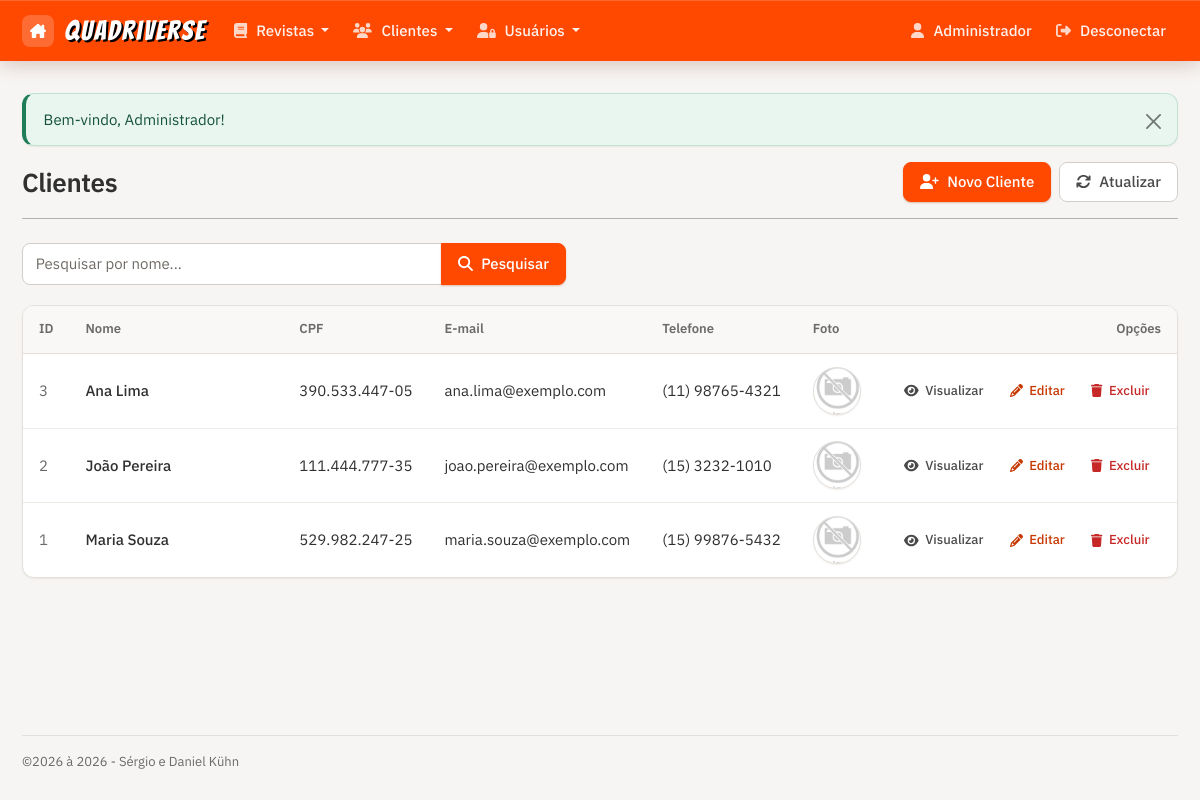
Screenshot of /customers/index.php (signed in) with the database file from the repository.
### tables this page shows
CREATE TABLE IF NOT EXISTS clientes (
  id int NOT NULL AUTO_INCREMENT PRIMARY KEY,
  nome varchar(50) NOT NULL,
  foto varchar(255) NOT NULL,
  cpf varchar(14) NOT NULL,
  email varchar(100) NOT NULL,
  telefone varchar(15) NOT NULL,
  datacadastro datetime NOT NULL,
  UNIQUE KEY uq_clientes_cpf (cpf),
  UNIQUE KEY uq_clientes_email (email)
) DEFAULT CHARSET=utf8 AUTO_INCREMENT=4;

### customers/function.php (called while the page is built, shortened)
<?php
function foto($foto)
{
	return imagem_url($foto);
}
function index()
{
	$filtro = trim($_GET['filtro'] ?? '');
	$clientes = search("clientes", "nome", $filtro);
}
?>

### inc/database.php (called while the page is built, shortened)
<?php
function open_database()
{
	try {
		$conn = new mysqli(DB_HOST, DB_USER, DB_PASSWORD, DB_NAME);
		$conn->set_charset("utf8");
		return $conn;
	} catch (Exception $e) {
		throw new Exception("Erro ao conectar no banco de dados\n {$e->getMessage()}");
	}
}
function search($table = null, $column = null, $term = "")
{
	$found = null;
	try {
		$database = open_database();
		$like = "%" . addcslashes($term, "%_\\") . "%";
		$stmt = $database->prepare("SELECT * FROM $table WHERE $column LIKE ? ORDER BY $column");
		$stmt->bind_param("s", $like);
		$stmt->execute();
		$result = $stmt->get_result();
		if ($result->num_rows > 0) {
			$found = $result->fetch_all(MYSQLI_ASSOC);
		}
	} catch (Exception $e) {
		$_SESSION['message'] = $e->GetMessage();
		$_SESSION['type'] = 'danger';
	}
	return $found;
}
?>

### inc/util.php (called while the page is built, shortened)
<?php
function imagem_url($foto)
{
	$arquivo = empty($foto) ? "SemImagem.png" : rawurlencode($foto);
	return htmlspecialchars(BASEURL . "img/" . $arquivo);
}

### customers/index.php (the view, shortened to what this page needs)
<?php
    include("function.php");
    index();
    include HEADER_TEMPLATE;
?>
<header class="page-header">
    <h2>Clientes</h2>
    <div class="page-actions">
        <a class="btn btn-primary" href="add.php"><i class="fa-solid fa-user-plus"></i> Novo Cliente</a>
        <a class="btn btn-outline-secondary" href="index.php"><i class="fa-solid fa-refresh"></i> Atualizar</a>
    </div>
</header>
<hr>
<div class="search-bar">
    <form action="index.php" method="get" role="search">
        <div class="input-group">
            <input type="search" class="form-control" name="filtro" maxlength="50" placeholder="Pesquisar por nome..."
                aria-label="Pesquisar cliente por nome" value="<?php echo htmlspecialchars($filtro); ?>">
            <button type="submit" class="btn btn-primary"><i class="fa-solid fa-magnifying-glass"></i> Pesquisar</button>
        </div>
    </form>
</div>
<div class="table-responsive table-card">
<table class="table table-hover">
    <thead>
        <tr>
            <th>ID</th>
            <th width="26%">Nome</th>
            <th>CPF</th>
            <th>E-mail</th>
            <th>Telefone</th>
            <th>Foto</th>
            <th>Opções</th>
        </tr>
    </thead>
    <tbody>
        <?php if ($clientes): ?>
            <?php foreach ($clientes as $cliente): ?>
                <tr>
                    <td><?php echo $cliente['id']; ?></td>
                    <td><?php echo htmlspecialchars($cliente['nome']); ?></td>
                    <td><?php echo htmlspecialchars($cliente['cpf']); ?></td>
                    <td><?php echo htmlspecialchars($cliente['email']); ?></td>
                    <td><?php echo htmlspecialchars($cliente['telefone']); ?></td>
                    <td>
                        <a href="view.php?id=<?php echo $cliente['id']; ?>">
                            <img src="<?php echo foto($cliente['foto']); ?>" class="foto-cliente"
                                alt="Foto de <?php echo htmlspecialchars($cliente['nome']); ?>">
                        </a>
                    </td>
                    <td class="actions text-end">
                        <a href="view.php?id=<?php echo $cliente['id']; ?>" class="btn btn-sm btn-outline-secondary"><i
                                class="fa fa-eye"></i> Visualizar</a>
                        <a href="edit.php?id=<?php echo $cliente['id']; ?>" class="btn btn-sm btn-outline-primary"><i
                                class="fa fa-pencil"></i> Editar</a>
                        <a href="#" class="btn btn-sm btn-outline-danger" data-bs-toggle="modal" data-bs-target="#delete-modal"
                            data-id="<?= $cliente['id']; ?>" data-nome="<?= htmlspecialchars($cliente['nome']); ?>" data-tipo="Cliente">
                            <i class="fa fa-trash"></i> Excluir
                        </a>
                    </td>
                </tr>
            <?php endforeach; ?>
        <?php else: ?>
            <tr>
                <td colspan="7" class="empty-state">Nenhum cliente encontrado.</td>
            </tr>
        <?php endif; ?>
    </tbody>
</table>
</div>
<?php include FOOTER_TEMPLATE; ?>

### inc/header.php (shortened to what this page needs)
<!DOCTYPE html>
<html lang="pt-br">
<head>
    <link rel="stylesheet" href="<?php echo BASEURL; ?>css/bootstrap.min.css">
    <link rel="stylesheet" href="<?php echo BASEURL; ?>css/all.min.css">
    <link rel="stylesheet" href="<?php echo BASEURL; ?>css/virar-pagina.css">
    <link rel="stylesheet" href="<?php echo BASEURL; ?>css/style.css">
</head>
<body>
    <nav class="navbar navbar-expand-lg sticky-top app-navbar"
        data-bs-theme="dark"
        aria-label="Navegação principal">
        <div class="container">
            <a class="navbar-brand" href="<?php echo BASEURL; ?>index.php">
                <i class="fa-solid fa-house-chimney"></i>
                <span class="brand-logo">QuadriVerse</span>
            </a>
            <div class="collapse navbar-collapse" id="navbarCrud">
                <ul class="navbar-nav me-auto mb-2 mb-lg-0">
                    <li class="nav-item dropdown">
                        <a class="nav-link dropdown-toggle"
                            href="#"
                            role="button"
                            data-bs-toggle="dropdown"
                            aria-expanded="false">
                            <i class="fa-solid fa-book"></i>
                            Revistas
                        </a>
                    </li>
                    <?php if (logado()) : ?>
                    <li class="nav-item dropdown">
                        <a class="nav-link dropdown-toggle"
                            href="#"
                            role="button"
                            data-bs-toggle="dropdown"
                            aria-expanded="false">
                            <i class="fa-solid fa-users"></i>
                            Clientes
                        </a>
                    </li>
                    <?php endif; ?>
                    <?php
                    if (eh_admin()) :
                    ?>
                        <li class="nav-item dropdown">
                            <a class="nav-link dropdown-toggle"
                                href="#"
                                role="button"
                                data-bs-toggle="dropdown"
                                aria-expanded="false">
                                <i class="fa-solid fa-user-lock"></i>
                                Usuários
                            </a>
                        </li>
                    <?php endif; ?>
                </ul>
                <ul class="navbar-nav">
                    <?php if (logado()) : ?>
                        <li class="nav-item">
                            <span class="nav-link user-info">
                                <i class="fa-solid fa-user"></i>
                                <?php echo h($_SESSION['nome'] ?? $_SESSION['user']); ?>
                            </span>
                        </li>
                        <li class="nav-item">
                            <a class="nav-link"
                                href="<?php echo BASEURL; ?>inc/logout.php">
                                <i class="fa-solid fa-right-from-bracket"></i>
                                Desconectar
                            </a>
                        </li>
                    <?php endif; ?>
                </ul>
            </div>
        </div>
    </nav>
    <main class="container" id="conteudo">
    <?php mostra_flash(); ?>

### inc/auth.php (shortened to what this page needs)
<?php
function h($valor)
{
	return htmlspecialchars((string) $valor, ENT_QUOTES, 'UTF-8');
}
function mostra_flash()
{
	$tipo = $_SESSION['type'] ?? 'info';
	echo '<div class="alert alert-' . $tipo . ' alert-dismissible fade show" role="alert">'
		. $_SESSION['message']
		. '<button type="button" class="btn-close" data-bs-dismiss="alert" aria-label="Fechar"></button>'
		. '</div>';
}
function logado()
{
	return !empty($_SESSION['user']);
}
function eh_admin()
{
	return logado() && $_SESSION['nivel'] == 'admin';
}

### inc/footer.php (shortened to what this page needs)
    </main>
    <footer class="container">
        <?php $dt = new DateTime("now", new DateTimeZone("America/Sao_Paulo")); ?>
        <p>&copy;2026 à <?= $dt->format("Y")?> - Sérgio e Daniel Kühn</p>
    </footer>
    </body>
</html>

### rows the page displays
clientes: id "3", nome "Ana Lima", cpf "390.533.447-05", email "ana.lima@exemplo.com", telefone "(11) 98765-4321"
clientes: id "2", nome "João Pereira", cpf "111.444.777-35", email "joao.pereira@exemplo.com", telefone "(15) 3232-1010"
clientes: id "1", nome "Maria Souza", cpf "529.982.247-25", email "maria.souza@exemplo.com", telefone "(15) 99876-5432"

### other values shown
$_SESSION['nome'] "Administrador"
$_SESSION['message'] "Bem-vindo, Administrador!"
$dt->format("Y") "2026"
